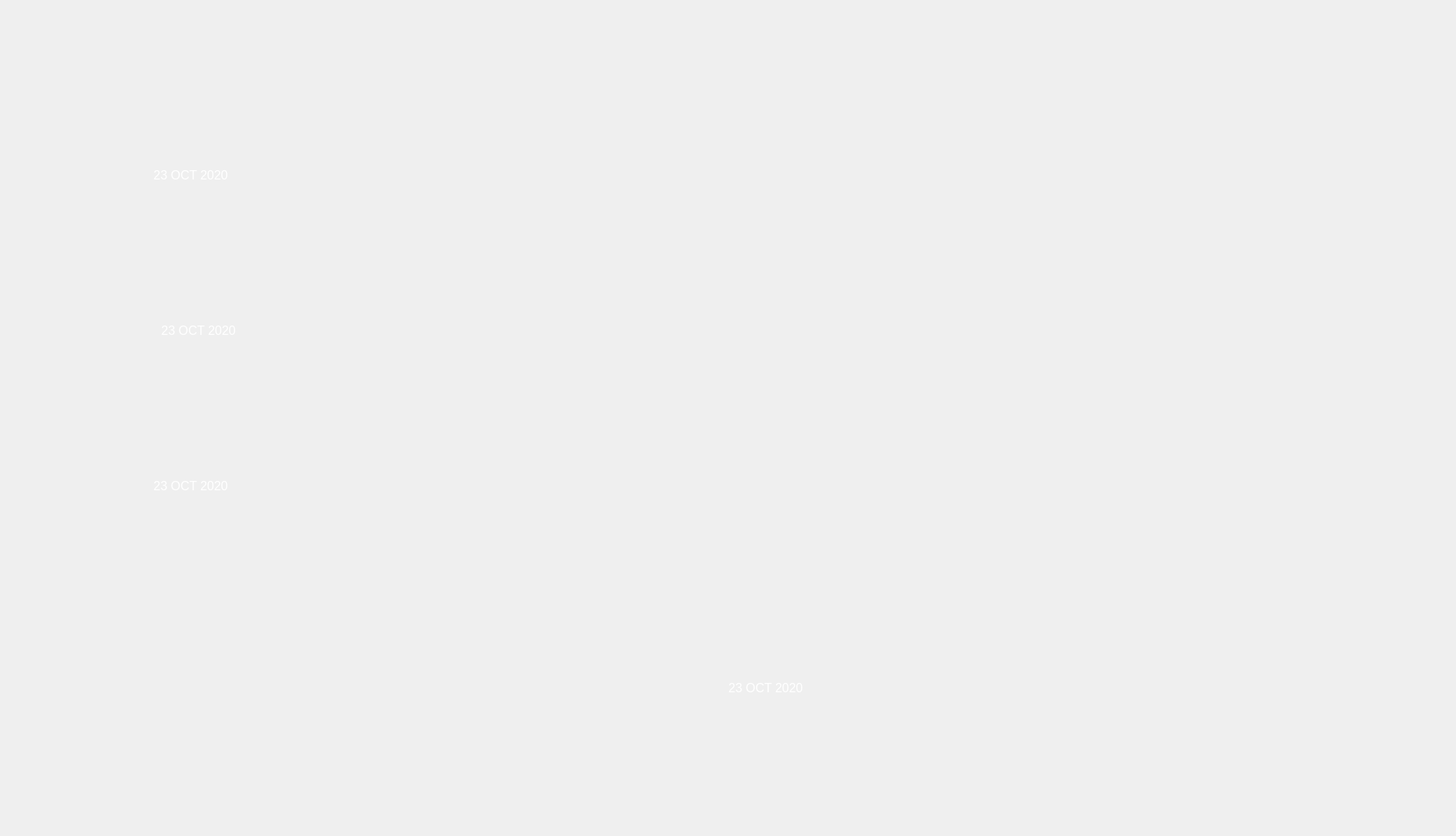
<?xml version="1.0" encoding="UTF-8"?>
<ui version="4.0">
 <class>Form</class>
 <widget class="QWidget" name="Form">
  <property name="geometry">
   <rect>
    <x>0</x>
    <y>0</y>
    <width>1874</width>
    <height>1076</height>
   </rect>
  </property>
  <property name="windowTitle">
   <string>Form</string>
  </property>
  <widget class="QLabel" name="label">
   <property name="geometry">
    <rect>
     <x>0</x>
     <y>0</y>
     <width>1920</width>
     <height>1080</height>
    </rect>
   </property>
   <property name="styleSheet">
    <string notr="true"/>
   </property>
   <property name="text">
    <string/>
   </property>
   <property name="pixmap">
    <pixmap resource="rec.qrc">:/redc/lib/tuse.png</pixmap>
   </property>
   <property name="scaledContents">
    <bool>true</bool>
   </property>
  </widget>
  <widget class="QLabel" name="label_4">
   <property name="geometry">
    <rect>
     <x>600</x>
     <y>260</y>
     <width>720</width>
     <height>461</height>
    </rect>
   </property>
   <property name="minimumSize">
    <size>
     <width>0</width>
     <height>461</height>
    </size>
   </property>
   <property name="text">
    <string/>
   </property>
   <property name="pixmap">
    <pixmap>lib/new.gif</pixmap>
   </property>
   <property name="scaledContents">
    <bool>true</bool>
   </property>
  </widget>
  <widget class="QLabel" name="label_5">
   <property name="geometry">
    <rect>
     <x>50</x>
     <y>190</y>
     <width>391</width>
     <height>71</height>
    </rect>
   </property>
   <property name="text">
    <string>&lt;html&gt;&lt;head/&gt;&lt;body&gt;&lt;p align=&quot;center&quot;&gt;&lt;span style=&quot; font-size:12pt; color:#ffffff;&quot;&gt;23 OCT 2020&lt;/span&gt;&lt;/p&gt;&lt;/body&gt;&lt;/html&gt;</string>
   </property>
  </widget>
  <widget class="QPushButton" name="exitB">
   <property name="geometry">
    <rect>
     <x>870</x>
     <y>110</y>
     <width>221</width>
     <height>71</height>
    </rect>
   </property>
   <property name="styleSheet">
    <string notr="true">background-image: url(:/redc/lib/exit - Copy.png);
border:none;</string>
   </property>
   <property name="text">
    <string/>
   </property>
  </widget>
  <widget class="QLabel" name="label_7">
   <property name="geometry">
    <rect>
     <x>1380</x>
     <y>260</y>
     <width>511</width>
     <height>521</height>
    </rect>
   </property>
   <property name="minimumSize">
    <size>
     <width>0</width>
     <height>461</height>
    </size>
   </property>
   <property name="text">
    <string/>
   </property>
   <property name="pixmap">
    <pixmap>lib/forphoto.png</pixmap>
   </property>
   <property name="scaledContents">
    <bool>true</bool>
   </property>
  </widget>
  <widget class="QLabel" name="label_6">
   <property name="geometry">
    <rect>
     <x>60</x>
     <y>390</y>
     <width>391</width>
     <height>71</height>
    </rect>
   </property>
   <property name="text">
    <string>&lt;html&gt;&lt;head/&gt;&lt;body&gt;&lt;p align=&quot;center&quot;&gt;&lt;span style=&quot; font-size:12pt; color:#ffffff;&quot;&gt;23 OCT 2020&lt;/span&gt;&lt;/p&gt;&lt;/body&gt;&lt;/html&gt;</string>
   </property>
  </widget>
  <widget class="QLabel" name="label_8">
   <property name="geometry">
    <rect>
     <x>50</x>
     <y>590</y>
     <width>391</width>
     <height>71</height>
    </rect>
   </property>
   <property name="text">
    <string>&lt;html&gt;&lt;head/&gt;&lt;body&gt;&lt;p align=&quot;center&quot;&gt;&lt;span style=&quot; font-size:12pt; color:#ffffff;&quot;&gt;23 OCT 2020&lt;/span&gt;&lt;/p&gt;&lt;/body&gt;&lt;/html&gt;</string>
   </property>
  </widget>
  <widget class="QLabel" name="label_9">
   <property name="geometry">
    <rect>
     <x>530</x>
     <y>820</y>
     <width>911</width>
     <height>131</height>
    </rect>
   </property>
   <property name="text">
    <string>&lt;html&gt;&lt;head/&gt;&lt;body&gt;&lt;p align=&quot;center&quot;&gt;&lt;span style=&quot; font-size:12pt; color:#ffffff;&quot;&gt;23 OCT 2020&lt;/span&gt;&lt;/p&gt;&lt;/body&gt;&lt;/html&gt;</string>
   </property>
  </widget>
 </widget>
 <resources>
  <include location="rec.qrc"/>
 </resources>
 <connections/>
</ui>
